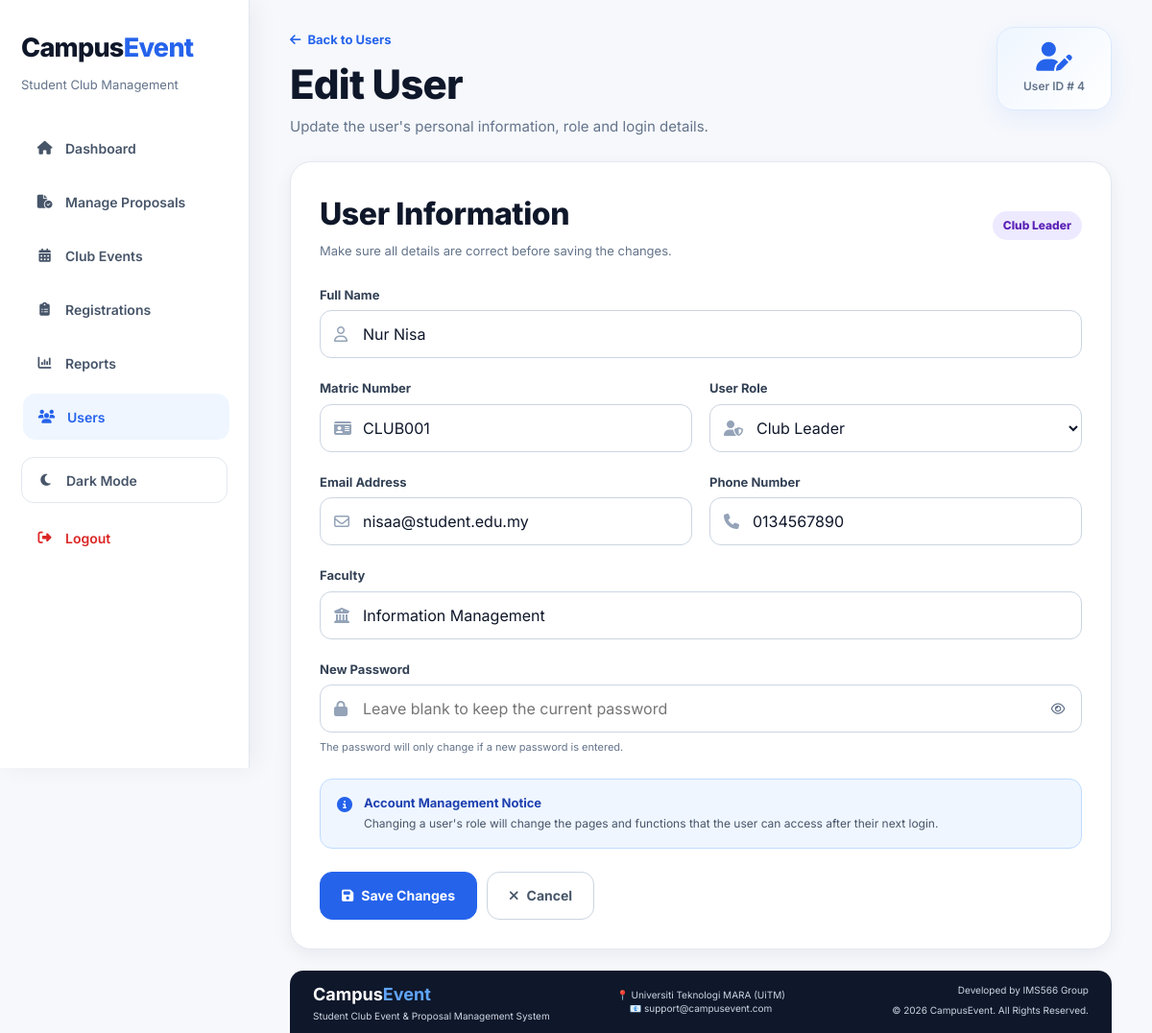
/edit_user.php?id=4 (signed in), run on the app's committed database.
### tables this page shows
CREATE TABLE `users` (
  `user_id` int(11) NOT NULL,
  `name` varchar(100) NOT NULL,
  `matric_no` varchar(20) DEFAULT NULL,
  `email` varchar(100) NOT NULL,
  `password` varchar(255) NOT NULL,
  `phone` varchar(20) DEFAULT NULL,
  `role` enum('Admin','Club Leader','Student') NOT NULL,
  `faculty` varchar(100) DEFAULT NULL,
  `created_at` timestamp NOT NULL DEFAULT current_timestamp()
);

### edit_user.php (the view, shortened to what this page needs)
<?php
include 'includes/db.php';
$userId = (int) $_GET['id'];
$selectStmt = mysqli_prepare(
    $conn,
    "SELECT *
     FROM users
     WHERE user_id = ?
     LIMIT 1"
);
mysqli_stmt_bind_param(
    $selectStmt,
    "i",
    $userId
);
mysqli_stmt_execute($selectStmt);
$result = mysqli_stmt_get_result($selectStmt);
$user = mysqli_fetch_assoc($result);
?>
<!DOCTYPE html>
<html lang="en">
<head>
    <link rel="stylesheet" href="assets/css/style.css?v=230">
    <link rel="stylesheet" href="https://cdnjs.cloudflare.com/ajax/libs/font-awesome/6.5.2/css/all.min.css">
</head>
<body>
    <?php include 'includes/sidebar.php'; ?>
    <div class="main edit-user-page">
        <div class="page-header">
            <div>
                <a href="users.php" class="detail-back-link">
                    <i class="fa-solid fa-arrow-left"></i>
                    Back to Users
                </a>
                <h1>Edit User</h1>
                <p>
                    Update the user's personal information, role and login details.
                </p>
            </div>
            <div class="page-summary">
                <span>
                    <i class="fa-solid fa-user-pen"></i>
                </span>
                <small>
                    User ID #
                    <?php echo $userId; ?>
                </small>
            </div>
        </div>
        <div class="card edit-user-card">
            <div class="section-header">
                <div>
                    <h2>User Information</h2>
                    <p>
                        Make sure all details are correct before saving the changes.
                    </p>
                </div>
                <span class="role-badge role-<?php
                echo strtolower(
                    str_replace(
                        ' ',
                        '-',
                        $user['role']
                    )
                );
                ?>">
                    <?php echo htmlspecialchars($user['role']); ?>
                </span>
            </div>
            <form method="POST" class="edit-user-form">
                <div class="form-grid">
                    <div class="form-group form-full">
                        <label for="name">
                            Full Name
                        </label>
                        <div class="edit-user-input">
                            <input type="text" id="name" name="name" value="<?php
                            echo htmlspecialchars(
                                $user['name']
                            );
                            ?>" required>
                        </div>
                    </div>
                    <div class="form-group">
                        <label for="matric_no">
                            Matric Number
                        </label>
                        <div class="edit-user-input">
                            <input type="text" id="matric_no" name="matric_no" value="<?php
                            echo htmlspecialchars(
                                $user['matric_no'] ?? ''
                            );
                            ?>" placeholder="Example: 2024645296">
                        </div>
                    </div>
                    <div class="form-group">
                        <label for="role">
                            User Role
                        </label>
                        <div class="edit-user-input">
                            <select id="role" name="role" required>
                                <option value="Club Leader" <?php
                                echo $user['role'] === 'Club Leader'
                                    ? 'selected'
                                    : '';
                                ?>
                        >
                                    Club Leader
                                </option>
                            </select>
                        </div>
                    </div>
                    <div class="form-group">
                        <label for="email">
                            Email Address
                        </label>
                        <div class="edit-user-input">
                            <input type="email" id="email" name="email" value="<?php
                            echo htmlspecialchars(
                                $user['email']
                            );
                            ?>" required>
                        </div>
                    </div>
                    <div class="form-group">
                        <label for="phone">
                            Phone Number
                        </label>
                        <div class="edit-user-input">
                            <input type="text" id="phone" name="phone" value="<?php
                            echo htmlspecialchars(
                                $user['phone'] ?? ''
                            );
                            ?>" placeholder="Example: 0123456789">
                        </div>
                    </div>
                    <div class="form-group form-full">
                        <label for="faculty">
                            Faculty
                        </label>
                        <div class="edit-user-input">
                            <input type="text" id="faculty" name="faculty" value="<?php
                            echo htmlspecialchars(
                                $user['faculty'] ?? ''
                            );
                            ?>" placeholder="Example: Faculty of Information Science">
                        </div>
                    </div>
                    <div class="form-group form-full">
                        <label for="password">
                            New Password
                        </label>
                        <div class="edit-user-input password-field">
                            <input type="password" id="password" name="password"
                                placeholder="Leave blank to keep the current password">
                            <button type="button" class="edit-password-toggle" id="passwordToggle"
                                aria-label="Show password">
                                <i class="fa-regular fa-eye" id="passwordIcon"></i>
                            </button>
                        </div>
                        <small class="edit-user-note">
                            The password will only change if a new password is entered.
                        </small>
                    </div>
                </div>
                <div class="edit-user-notice">
                    <i class="fa-solid fa-circle-info"></i>
                    <div>
                        <strong>Account Management Notice</strong>
                        <p>
                            Changing a user's role will change the pages and functions
                            that the user can access after their next login.
                        </p>
                    </div>
                </div>
                <div class="edit-user-actions">
                    <button type="submit" name="update_user" class="btn-primary">
                        <i class="fa-solid fa-floppy-disk"></i>
                        Save Changes
                    </button>
                    <a href="users.php" class="btn-secondary">
                        <i class="fa-solid fa-xmark"></i>
                        Cancel
                    </a>
                </div>
            </form>
        </div>
        <div class="footer-small">
            <?php include 'includes/footer.php'; ?>
        </div>
    </div>
</body>
</html>

### data on the page
users: role "Club Leader", name "Nur Nisa", matric_no "CLUB001", email "nisaa@student.edu.my", phone "0134567890", faculty "Information Management"

### other printed values
$userId "4"
